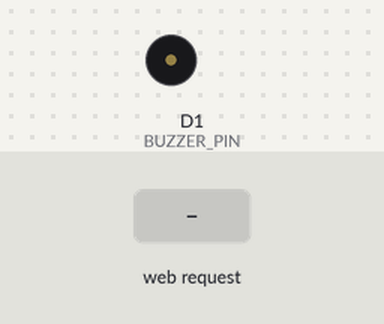
Bench run of a sketch on a simulated ESP8266 (NodeMCU). Parts: buzzer (waves = sounding, pin HIGH). The inputs (shaded band) are chosen by the test bench. WiFi joins after 1.5 s; servers stay silent unless stated; what the sketch prints to the serial monitor is not drawn.

Above: at 3.7 s.
3.8 s: HTTP request GET /buzzon received
At 4.9 s:
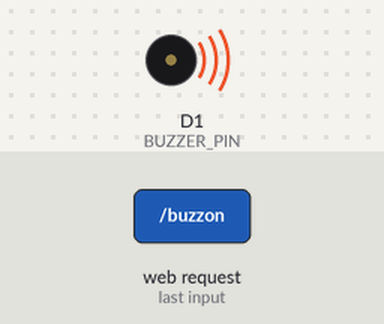
5.3 s: HTTP request GET /buzzoff received
At 6.0 s:
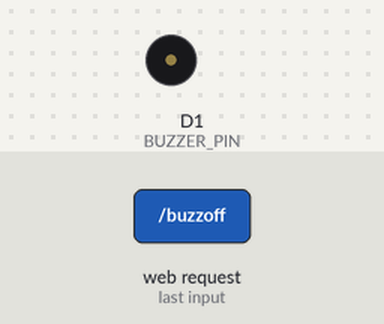
Timing chart, 0 to 8.3 s (numbered marks = the images above; inputs shaded):
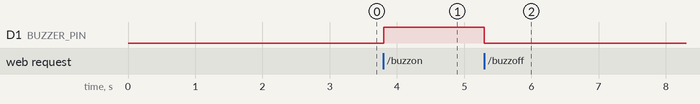

The sketch:

sketch_may20a.ino
```cpp
#include <ESP8266WiFi.h>
#include <ESP8266WebServer.h>
#include <DHT.h>

// === WiFi credentials ===
const char* ssid = "iphone420";
const char* password = "123456781";

// === Pin Definitions ===
#define DHTPIN D5                // GPIO14
#define DHTTYPE DHT11
#define BUZZER_PIN D1            // GPIO5
#define MQ5_PIN A0               // Analog pin for MQ-5

// === Sensor & Threshold Config ===
DHT dht(DHTPIN, DHTTYPE);
const int gasThreshold = 300;    // Adjust based on your calibration
int currentGasValue = 0;
bool gasDetected = false;

ESP8266WebServer server(80);     // Web server on port 80

void setup() {
  Serial.begin(115200);
  delay(1000);
  Serial.println("\n🚀 Starting ESP8266 with DHT11 and MQ-5");

  // === Pin Modes ===
  pinMode(BUZZER_PIN, OUTPUT);
  digitalWrite(BUZZER_PIN, LOW); // Buzzer OFF
  dht.begin();

  // === WiFi Setup ===
  WiFi.begin(ssid, password);
  Serial.print("🔌 Connecting to WiFi");
  while (WiFi.status() != WL_CONNECTED) {
    delay(500);
    Serial.print(".");
  }
  Serial.println("\n✅ Connected! IP Address: " + WiFi.localIP().toString());

  // === Route: Sensor Data ===
  server.on("/sensor", HTTP_GET, []() {
    float humidity = dht.readHumidity();
    float temperature = dht.readTemperature();
    currentGasValue = analogRead(MQ5_PIN);
    gasDetected = (currentGasValue > gasThreshold);

    String json = "{";
    if (isnan(temperature) || isnan(humidity)) {
      json += "\"error\": \"Failed to read from DHT11\"";
    } else {
      json += "\"temperature\": " + String(temperature, 1);
      json += ", \"humidity\": " + String(humidity, 1);
    }
    json += ", \"gas_detected\": " + String(gasDetected ? "true" : "false");
    json += ", \"gas_value\": " + String(currentGasValue);
    json += "}";

    server.sendHeader("Access-Control-Allow-Origin", "*");
    server.send(200, "application/json", json);

    Serial.printf("[Sensor] Temp: %.1f, Humidity: %.1f, Gas: %d, Detected: %s\n",
                  temperature, humidity, currentGasValue, gasDetected ? "YES" : "NO");
  });

  // === Route: Buzzer ON ===
  server.on("/buzzon", HTTP_GET, []() {
    digitalWrite(BUZZER_PIN, HIGH);
    server.sendHeader("Access-Control-Allow-Origin", "*");
    server.send(200, "text/plain", "🔔 Buzzer ON");
  });

  // === Route: Buzzer OFF ===
  server.on("/buzzoff", HTTP_GET, []() {
    digitalWrite(BUZZER_PIN, LOW);
    server.sendHeader("Access-Control-Allow-Origin", "*");
    server.send(200, "text/plain", "🔕 Buzzer OFF");
  });

  server.begin();
  Serial.println("🌐 Web server started. Access at: http://" + WiFi.localIP().toString() + "/sensor");
}

void loop() {
  server.handleClient();
}
```

Measured:
- after the input at 3.8 s, D1 (BUZZER_PIN): LOW → HIGH at once
- after the input at 5.3 s, D1 (BUZZER_PIN): HIGH → LOW at once
